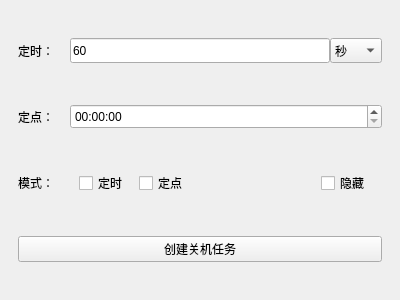
<?xml version="1.0" encoding="UTF-8"?>
<ui version="4.0">
 <class>MainWindow</class>
 <widget class="QMainWindow" name="MainWindow">
  <property name="geometry">
   <rect>
    <x>0</x>
    <y>0</y>
    <width>400</width>
    <height>300</height>
   </rect>
  </property>
  <property name="minimumSize">
   <size>
    <width>400</width>
    <height>300</height>
   </size>
  </property>
  <property name="maximumSize">
   <size>
    <width>400</width>
    <height>300</height>
   </size>
  </property>
  <property name="windowTitle">
   <string>MainWindow</string>
  </property>
  <widget class="QWidget" name="centralwidget">
   <layout class="QVBoxLayout" name="verticalLayout_2">
    <item>
     <layout class="QVBoxLayout" name="verticalLayout">
      <property name="spacing">
       <number>0</number>
      </property>
      <item>
       <widget class="QStackedWidget" name="stackedWidget">
        <property name="currentIndex">
         <number>0</number>
        </property>
        <widget class="QWidget" name="settings">
         <layout class="QVBoxLayout" name="verticalLayout_4">
          <item>
           <layout class="QVBoxLayout" name="verticalLayout_3">
            <property name="spacing">
             <number>0</number>
            </property>
            <item>
             <widget class="QWidget" name="widget" native="true">
              <layout class="QHBoxLayout" name="horizontalLayout_6">
               <property name="spacing">
                <number>0</number>
               </property>
               <property name="leftMargin">
                <number>0</number>
               </property>
               <property name="topMargin">
                <number>0</number>
               </property>
               <property name="rightMargin">
                <number>0</number>
               </property>
               <property name="bottomMargin">
                <number>0</number>
               </property>
               <item>
                <layout class="QHBoxLayout" name="horizontalLayout_5" stretch="1,5,1">
                 <property name="spacing">
                  <number>0</number>
                 </property>
                 <item>
                  <widget class="QLabel" name="label_2">
                   <property name="text">
                    <string>定时：</string>
                   </property>
                  </widget>
                 </item>
                 <item>
                  <widget class="QLineEdit" name="time_1">
                   <property name="maximumSize">
                    <size>
                     <width>16777215</width>
                     <height>25</height>
                    </size>
                   </property>
                   <property name="text">
                    <string>60</string>
                   </property>
                  </widget>
                 </item>
                 <item>
                  <widget class="QComboBox" name="measure">
                   <property name="maximumSize">
                    <size>
                     <width>16777215</width>
                     <height>25</height>
                    </size>
                   </property>
                   <item>
                    <property name="text">
                     <string>秒</string>
                    </property>
                   </item>
                   <item>
                    <property name="text">
                     <string>分</string>
                    </property>
                   </item>
                   <item>
                    <property name="text">
                     <string>时</string>
                    </property>
                   </item>
                   <item>
                    <property name="text">
                     <string>天</string>
                    </property>
                   </item>
                  </widget>
                 </item>
                </layout>
               </item>
              </layout>
             </widget>
            </item>
            <item>
             <widget class="QWidget" name="widget_2" native="true">
              <layout class="QHBoxLayout" name="horizontalLayout_8">
               <property name="spacing">
                <number>0</number>
               </property>
               <property name="leftMargin">
                <number>0</number>
               </property>
               <property name="topMargin">
                <number>0</number>
               </property>
               <property name="rightMargin">
                <number>0</number>
               </property>
               <property name="bottomMargin">
                <number>0</number>
               </property>
               <item>
                <layout class="QHBoxLayout" name="horizontalLayout_7" stretch="1,6">
                 <property name="spacing">
                  <number>0</number>
                 </property>
                 <item>
                  <widget class="QLabel" name="label_3">
                   <property name="text">
                    <string>定点：</string>
                   </property>
                  </widget>
                 </item>
                 <item>
                  <widget class="QTimeEdit" name="time_2">
                   <property name="maximumSize">
                    <size>
                     <width>16777215</width>
                     <height>25</height>
                    </size>
                   </property>
                   <property name="displayFormat">
                    <string>HH:mm:ss</string>
                   </property>
                   <property name="time">
                    <time>
                     <hour>0</hour>
                     <minute>0</minute>
                     <second>0</second>
                    </time>
                   </property>
                  </widget>
                 </item>
                </layout>
               </item>
              </layout>
             </widget>
            </item>
            <item>
             <widget class="QWidget" name="widget_3" native="true">
              <layout class="QHBoxLayout" name="horizontalLayout_2">
               <property name="spacing">
                <number>0</number>
               </property>
               <property name="leftMargin">
                <number>0</number>
               </property>
               <property name="topMargin">
                <number>0</number>
               </property>
               <property name="rightMargin">
                <number>0</number>
               </property>
               <property name="bottomMargin">
                <number>0</number>
               </property>
               <item>
                <layout class="QHBoxLayout" name="horizontalLayout" stretch="1,1,1,2,1">
                 <property name="spacing">
                  <number>0</number>
                 </property>
                 <item>
                  <widget class="QLabel" name="label">
                   <property name="text">
                    <string>模式：</string>
                   </property>
                  </widget>
                 </item>
                 <item>
                  <widget class="QCheckBox" name="mode_1">
                   <property name="text">
                    <string>定时</string>
                   </property>
                  </widget>
                 </item>
                 <item>
                  <widget class="QCheckBox" name="mode_2">
                   <property name="text">
                    <string>定点</string>
                   </property>
                  </widget>
                 </item>
                 <item>
                  <spacer name="horizontalSpacer">
                   <property name="orientation">
                    <enum>Qt::Horizontal</enum>
                   </property>
                   <property name="sizeHint" stdset="0">
                    <size>
                     <width>40</width>
                     <height>20</height>
                    </size>
                   </property>
                  </spacer>
                 </item>
                 <item>
                  <widget class="QCheckBox" name="special">
                   <property name="text">
                    <string>隐藏</string>
                   </property>
                  </widget>
                 </item>
                </layout>
               </item>
              </layout>
             </widget>
            </item>
            <item>
             <widget class="QWidget" name="widget_4" native="true">
              <layout class="QHBoxLayout" name="horizontalLayout_4">
               <property name="spacing">
                <number>0</number>
               </property>
               <property name="leftMargin">
                <number>0</number>
               </property>
               <property name="topMargin">
                <number>0</number>
               </property>
               <property name="rightMargin">
                <number>0</number>
               </property>
               <property name="bottomMargin">
                <number>0</number>
               </property>
               <item>
                <layout class="QHBoxLayout" name="horizontalLayout_3">
                 <item>
                  <widget class="QPushButton" name="createButton">
                   <property name="text">
                    <string>创建关机任务</string>
                   </property>
                  </widget>
                 </item>
                </layout>
               </item>
              </layout>
             </widget>
            </item>
           </layout>
          </item>
         </layout>
        </widget>
        <widget class="QWidget" name="status">
         <layout class="QVBoxLayout" name="verticalLayout_6">
          <item>
           <layout class="QVBoxLayout" name="verticalLayout_5" stretch="1,10,1,1">
            <property name="spacing">
             <number>0</number>
            </property>
            <item>
             <spacer name="verticalSpacer_2">
              <property name="orientation">
               <enum>Qt::Vertical</enum>
              </property>
              <property name="sizeHint" stdset="0">
               <size>
                <width>20</width>
                <height>40</height>
               </size>
              </property>
             </spacer>
            </item>
            <item>
             <widget class="QLabel" name="statusLabel">
              <property name="font">
               <font>
                <pointsize>15</pointsize>
               </font>
              </property>
              <property name="text">
               <string>&lt;html&gt;&lt;head/&gt;&lt;body&gt;&lt;p&gt;无任务&lt;/p&gt;&lt;/body&gt;&lt;/html&gt;</string>
              </property>
              <property name="alignment">
               <set>Qt::AlignCenter</set>
              </property>
              <property name="wordWrap">
               <bool>true</bool>
              </property>
              <property name="textInteractionFlags">
               <set>Qt::LinksAccessibleByMouse</set>
              </property>
             </widget>
            </item>
            <item>
             <widget class="QPushButton" name="cancelButton">
              <property name="text">
               <string>取消任务</string>
              </property>
             </widget>
            </item>
            <item>
             <spacer name="verticalSpacer">
              <property name="orientation">
               <enum>Qt::Vertical</enum>
              </property>
              <property name="sizeHint" stdset="0">
               <size>
                <width>20</width>
                <height>40</height>
               </size>
              </property>
             </spacer>
            </item>
           </layout>
          </item>
         </layout>
        </widget>
       </widget>
      </item>
     </layout>
    </item>
   </layout>
  </widget>
 </widget>
 <resources/>
 <connections/>
</ui>
